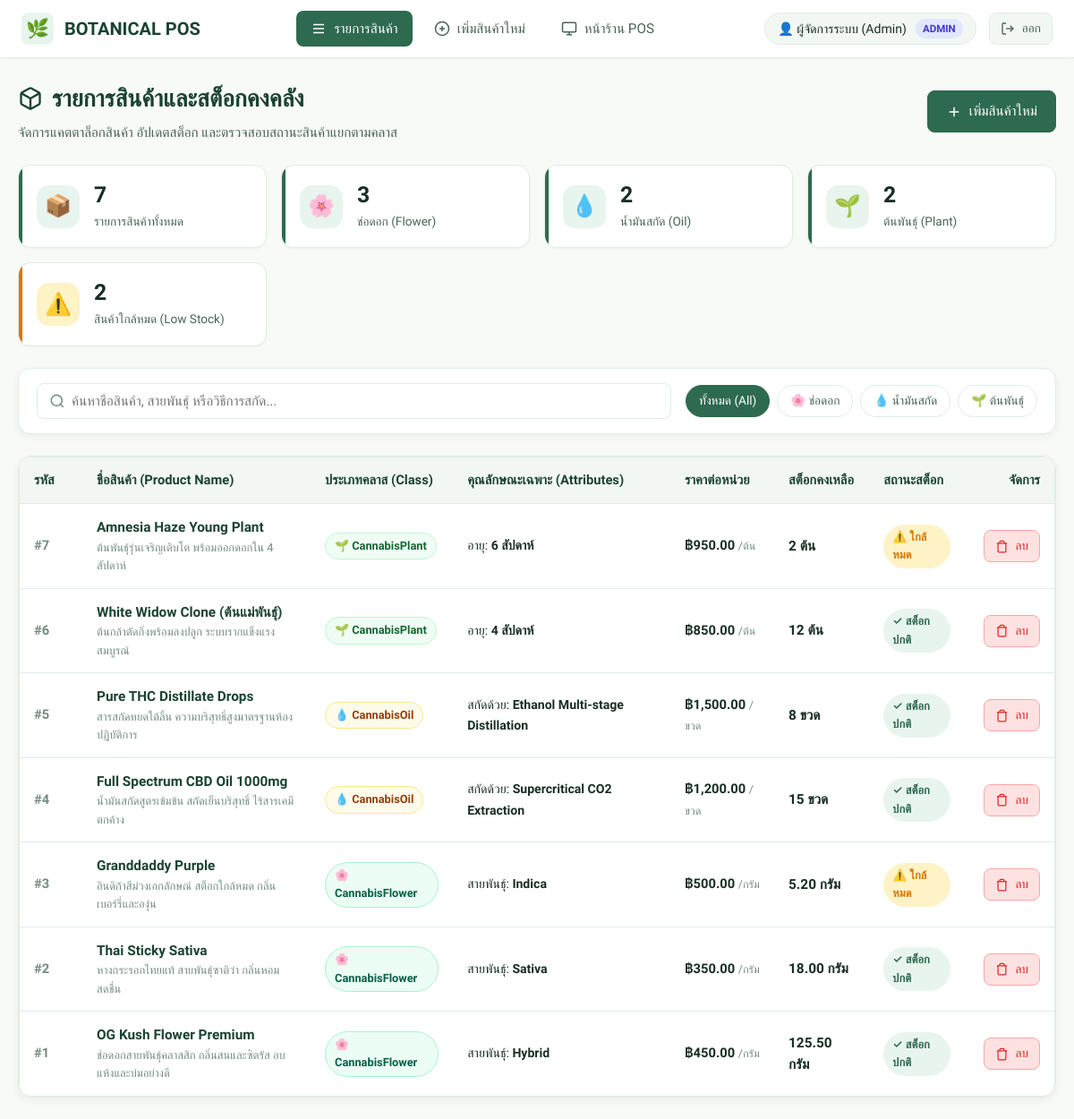
Page /admin/product-list.php (signed in) on the committed database.
### tables this page shows
CREATE TABLE IF NOT EXISTS `products` (
    `id` INT AUTO_INCREMENT PRIMARY KEY,
    `name` VARCHAR(150) NOT NULL,
    `type` ENUM('flower', 'oil', 'plant') NOT NULL,
    `base_price` DECIMAL(10, 2) NOT NULL,
    
     
    `strain_type` VARCHAR(50) NULL,  
    `stock_grams` DECIMAL(10, 2) NULL DEFAULT 0.00,  
    
     
    `extraction_method` VARCHAR(100) NULL,  
    `stock_bottles` INT NULL DEFAULT 0,  
    
     
    `age_weeks` INT NULL DEFAULT 0,  
    `stock_pieces` INT NULL DEFAULT 0,  
    
    `description` TEXT NULL,
    `created_at` TIMESTAMP DEFAULT CURRENT_TIMESTAMP,
    `updated_at` TIMESTAMP DEFAULT CURRENT_TIMESTAMP ON UPDATE CURRENT_TIMESTAMP
);

### admin/product-list.php (the view, shortened to what the rows shown need)
<?php
require_once __DIR__ . '/../includes/auth.php';
require_once __DIR__ . '/../classes/ProductFactory.php';
$db = Database::getInstance()->getConnection();
$sql = "SELECT * FROM products WHERE 1=1";
$params = [];
$sql .= " ORDER BY id DESC";
$stmt = $db->prepare($sql);
$stmt->execute($params);
$rawProducts = $stmt->fetchAll();
?>
<!DOCTYPE html>
<html lang="th">
<head>
    <link rel="stylesheet" href="../assets/css/style.css">
</head>
<body>
    <main class="app-container">
        <div class="page-header">
            <div>
                <h1 class="page-title">
                    รายการสินค้าและสต็อกคงคลัง
                </h1>
            </div>
        </div>
        <div class="card" style="padding: 0; overflow: hidden;">
            <div class="table-responsive">
                <table class="data-table">
                    <thead>
                        <tr>
                            <th style="width: 70px;">รหัส</th>
                            <th>ชื่อสินค้า (Product Name)</th>
                            <th>ประเภทคลาส (Class)</th>
                            <th>คุณลักษณะเฉพาะ (Attributes)</th>
                            <th>ราคาต่อหน่วย</th>
                            <th>สต็อกคงเหลือ</th>
                            <th>สถานะสต็อก</th>
                            <th style="text-align: right; width: 100px;">จัดการ</th>
                        </tr>
                    </thead>
                    <tbody>
                        <?php if (empty($rawProducts)): ?>
                            <tr>
                                <td colspan="8" style="text-align: center; padding: 48px 20px; color: var(--text-muted);">
                                    <div style="font-size: 2.2rem; margin-bottom: 8px;">🍃</div>
                                    <div style="font-size: 1.05rem; font-weight: 500;">ไม่พบรายการสินค้าตามเงื่อนไขที่เลือก</div>
                                    <p style="font-size: 0.88rem; margin-top: 4px;">ลองเปลี่ยนคำค้นหาหรือเพิ่มสินค้าใหม่เข้าสู่ระบบ</p>
                                </td>
                            </tr>
                        <?php else: ?>
                            <?php foreach ($rawProducts as $row):
                                $product = ProductFactory::createFromRow($row);
                                $stockVal = $product->getStockValue();
                                $type = $product->getType();
                                $isLowStock = false;
                                $isEmptyStock = ($stockVal <= 0);
                                if ($type === 'flower' && $stockVal < 10) $isLowStock = true;
                                if ($type === 'plant' && $stockVal < 5) $isLowStock = true;
                            ?>
                                <tr>
                                    <td style="font-weight: 600; color: var(--text-muted);">
                                        #<?= $product->getId() ?>
                                    </td>
                                    <td>
                                        <div style="font-weight: 600; color: var(--color-primary-dark); font-size: 0.96rem;">
                                            <?= htmlspecialchars($product->getName()) ?>
                                        </div>
                                        <?php if (!empty($row['description'])): ?>
                                            <div style="font-size: 0.8rem; color: var(--text-muted);">
                                                <?= htmlspecialchars($row['description']) ?>
                                            </div>
                                        <?php endif; ?>
                                    </td>
                                    <td>
                                        <?php if ($product instanceof CannabisFlower): ?>
                                            <span class="badge badge-flower">🌸 CannabisFlower</span>
                                        <?php elseif ($product instanceof CannabisOil): ?>
                                            <span class="badge badge-oil">💧 CannabisOil</span>
                                        <?php elseif ($product instanceof CannabisPlant): ?>
                                            <span class="badge badge-plant">🌱 CannabisPlant</span>
                                        <?php endif; ?>
                                    </td>
                                    <td>
                                        <?php if ($product instanceof CannabisFlower): ?>
                                            <span style="font-size: 0.88rem;">
                                                สายพันธุ์: <strong><?= htmlspecialchars($product->getStrainType()) ?></strong>
                                            </span>
                                        <?php elseif ($product instanceof CannabisOil): ?>
                                            <span style="font-size: 0.88rem;">
                                                สกัดด้วย: <strong><?= htmlspecialchars($product->getExtractionMethod()) ?></strong>
                                            </span>
                                        <?php elseif ($product instanceof CannabisPlant): ?>
                                            <span style="font-size: 0.88rem;">
                                                อายุ: <strong><?= $product->getAgeWeeks() ?> สัปดาห์</strong>
                                            </span>
                                        <?php endif; ?>
                                    </td>
                                    <td style="font-weight: 600; color: var(--text-primary);">
                                        ฿<?= number_format($product->getBasePrice(), 2) ?>
                                        <span style="font-size: 0.78rem; font-weight: 400; color: var(--text-muted);">/<?= $product->getStockUnit() ?></span>
                                    </td>
                                    <td style="font-weight: 700; font-size: 0.96rem;">
                                        <?= $product->getStockDisplay() ?>
                                    </td>
                                    <td>
                                        <?php if ($isEmptyStock): ?>
                                            <span class="badge badge-stock-empty">❌ สินค้าหมด</span>
                                        <?php elseif ($isLowStock): ?>
                                            <span class="badge badge-stock-low">⚠️ ใกล้หมด</span>
                                        <?php else: ?>
                                            <span class="badge badge-stock-normal">✓ สต็อกปกติ</span>
                                        <?php endif; ?>
                                    </td>
                                    <td style="text-align: right;">
                                        <a href="product-list.php?action=delete&id=<?= $product->getId() ?>"
                                           class="btn btn-danger btn-sm"
                                           onclick="return confirm('ยืนยันที่จะลบสินค้า \'<?= addslashes(htmlspecialchars($product->getName())) ?>\' หรือไม่?')"
                                           title="ลบสินค้า">
                                            <svg width="15" height="15" viewBox="0 0 24 24" fill="none" stroke="currentColor" stroke-width="2"><polyline points="3 6 5 6 21 6"/><path d="M19 6v14a2 2 0 0 1-2 2H7a2 2 0 0 1-2-2V6m3 0V4a2 2 0 0 1 2-2h4a2 2 0 0 1 2 2v2"/></svg>
                                            ลบ
                                        </a>
                                    </td>
                                </tr>
                            <?php endforeach; ?>
                        <?php endif; ?>
                    </tbody>
                </table>
            </div>
        </div>
    </main>
</body>
</html>

### rows in the picture
products: id "7", name "Amnesia Haze Young Plant", description "ต้นพันธุ์รุ่นเจริญเติบโต พร้อมออกดอกใน 4 สัปดาห์", shows "🌱 CannabisPlant", age_weeks "6", base_price "950.00", StockUnit "ต้น", stock_pieces "2 ต้น", shows "⚠️ ใกล้หมด"
products: id "6", name "White Widow Clone (ต้นแม่พันธุ์)", description "ต้นกล้าตัดกิ่งพร้อมลงปลูก ระบบรากแข็งแรง สมบูรณ์", shows "🌱 CannabisPlant", age_weeks "4", base_price "850.00", StockUnit "ต้น", stock_pieces "12 ต้น", shows "✓ สต็อกปกติ"
products: id "5", name "Pure THC Distillate Drops", description "สารสกัดหยดใต้ลิ้น ความบริสุทธิ์สูงมาตรฐานห้องปฏิบัติการ", shows "💧 CannabisOil", extraction_method "Ethanol Multi-stage Distillation", base_price "1,500.00", StockUnit "ขวด", stock_bottles "8 ขวด", shows "✓ สต็อกปกติ"
products: id "4", name "Full Spectrum CBD Oil 1000mg", description "น้ำมันสกัดสูตรเข้มข้น สกัดเย็นบริสุทธิ์ ไร้สารเคมีตกค้าง", shows "💧 CannabisOil", extraction_method "Supercritical CO2 Extraction", base_price "1,200.00", StockUnit "ขวด", stock_bottles "15 ขวด", shows "✓ สต็อกปกติ"
products: id "3", name "Granddaddy Purple", description "อินดิก้าสีม่วงเอกลักษณ์ สต็อกใกล้หมด กลิ่นเบอร์รี่และองุ่น", shows "🌸 CannabisFlower", strain_type "Indica", base_price "500.00", StockUnit "กรัม", stock_grams "5.20 กรัม", shows "⚠️ ใกล้หมด"
products: id "2", name "Thai Sticky Sativa", description "หางกระรอกไทยแท้ สายพันธุ์ซาติว่า กลิ่นหอมสดชื่น", shows "🌸 CannabisFlower", strain_type "Sativa", base_price "350.00", StockUnit "กรัม", stock_grams "18.00 กรัม", shows "✓ สต็อกปกติ"
products: id "1", name "OG Kush Flower Premium", description "ช่อดอกสายพันธุ์คลาสสิก กลิ่นสนและซิตรัส อบแห้งและบ่มอย่างดี", shows "🌸 CannabisFlower", strain_type "Hybrid", base_price "450.00", StockUnit "กรัม", stock_grams "125.50 กรัม", shows "✓ สต็อกปกติ"

### other values in the picture
$currentUser['full_name'] "ผู้จัดการระบบ (Admin)"
$currentUser['role'] "ADMIN"
$stats['total_count'] "7"
$stats['flower_count'] "3"
$stats['oil_count'] "2"
$stats['plant_count'] "2"
$stats['low_stock_count'] "2"
